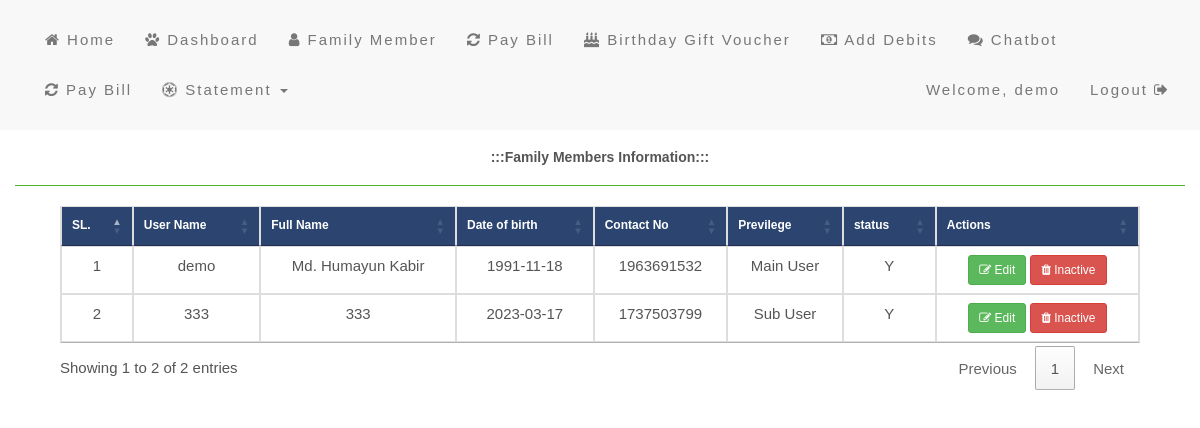
Page /user_list.php (signed in) on the committed database.
### tables this page shows
CREATE TABLE `td_user` (
  `id` int(11) NOT NULL,
  `user_name` varchar(50) NOT NULL,
  `full_name` varchar(255) NOT NULL,
  `dob` date NOT NULL,
  `mobile_no` varchar(20) NOT NULL,
  `card_stauts` varchar(2) NOT NULL,
  `password` varchar(20) NOT NULL,
  `user_type` int(11) NOT NULL,
  `status` varchar(2) NOT NULL DEFAULT 'Y',
  `member_id` int(11) NOT NULL
);

### user_list.php (the view, shortened to what this page needs)
<?php
include_once 'common/header.php';
include_once 'db/config.php';
    $sql = mysqli_query($conn, "SELECT `id`, `user_name`, `full_name`, `dob`, `mobile_no`,
 IF(`user_type`='1', 'Main  User',  'Sub User') as user_type, `status` FROM `td_user` WHERE user_type!='3';");
?>
<div class="container-fluid bg-3 text-center">
    <h5><strong> :::Family Members Information::: </strong></h5>
    <hr />
    <div class="row margin_a">
        <form method="post" action="" enctype="multipart/form-data">
            <div class="col-xs-12 col-sm-12 col-md-12 col-lg-12" id="div_1">
                <table class="table table-responsive table-bordered" id="table_list">
                    <thead>
                    <tr style="background-color: #2b4570; color: white; font-size: 12px;">
                        <th>SL.</th>
                        <th>User Name</th>
                        <th>Full Name</th>
                        <th>Date of birth</th>
                        <th>Contact No</th>
                        <th>Previlege</th>
                        <th>status</th>
                        <th>Actions</th>
                    </tr>
                    </thead>
                    <tbody>
                    <?php
                    $i = 1;
                    while ($rows = mysqli_fetch_array($sql)) {
                        ?>
                        <tr>
                            <td><?php echo $i++; ?></td>
                            <td><?php echo $rows['user_name']; ?></td>
                            <td><?php echo $rows['full_name']; ?></td>
                            <td><?php echo $rows['dob']; ?></td>
                            <td><?php echo $rows['mobile_no']; ?></td>
                            <td><?php echo $rows['user_type']; ?></td>
                            <td><?php echo $rows['status']; ?></td>
                            <td>
                                <a href="edit_user.php?id=<?php echo $rows['id']; ?>" class="btn btn-success btn-sm"><i
                                            class="fa fa-edit"></i> Edit</a>
                                <button type="submit" class="btn btn-danger btn-sm" value="<?php echo $rows['id']; ?>"
                                        name="delete" onclick="return confirm('Are you sure?')"><i
                                            class="fa fa-trash"></i> <?php if ($rows['status'] == "Y") { ?>Inactive <?php } else { ?> Active <?php } ?></button>
                            </td>
                        </tr>
                    <?php } ?>
                    </tbody>
                </table>
            </div>
        </form>
    </div>
</div>
</body>
</html>

### common/header.php (shortened to what this page needs)
<?php
$type = $_SESSION['user_type'];
?>
<!DOCTYPE html>
<html lang="en">
<head>
    <link rel="stylesheet" href="https://maxcdn.bootstrapcdn.com/bootstrap/3.4.1/css/bootstrap.min.css">
    <link rel="stylesheet" href="https://cdnjs.cloudflare.com/ajax/libs/font-awesome/4.7.0/css/font-awesome.min.css">
    <link rel="stylesheet" href="https://cdn.datatables.net/1.11.3/css/jquery.dataTables.min.css">
    <link rel="stylesheet" href="https://cdn.datatables.net/buttons/2.0.1/css/buttons.dataTables.min.css">
</head>
<body>
<nav class="navbar navbar-default">
    <div class="container-fluid">
        <div class="collapse navbar-collapse" id="myNavbar">
            <ul class="nav navbar-nav navbar-left">
                <li style="font-size: 15px;"><a href="home.php"><i class="fa fa-home"></i> Home</a></li>
            </ul>
            <?php if ($type == '1') { ?>
                <ul class="nav navbar-nav navbar-left">
                    <li style="font-size: 15px;"><a href="dashboard.php"><i class="fa fa-paw"></i> Dashboard</a></li>
                </ul>
                <ul class="nav navbar-nav navbar-left">
                    <li style="font-size: 15px;"><a href="family_member.php"><i class="fa fa-user"></i> Family
                            Member</a></li>
                </ul>
                <ul class="nav navbar-nav navbar-left">
                    <li style="font-size: 15px;"><a href="bill_pay.php"><i class="fa fa-refresh"></i> Pay Bill</a></li>
                </ul>
                <ul class="nav navbar-nav navbar-left">
                    <li style="font-size: 15px;"><a href="gift_voucher.php"><i class="fa fa-birthday-cake"></i> Birthday
                            Gift Voucher </a></li>
                </ul>
                <ul class="nav navbar-nav navbar-left">
                    <li style="font-size: 15px;"><a href="debit_list.php"><i class="fa fa-money"></i> Add Debits</a>
                    </li>
                </ul>
                <ul class="nav navbar-nav navbar-left">
                    <li style="font-size: 15px;"><a href="chatbot.php"><i class="fa fa-comments"></i> Chatbot</a>
                    </li>
                </ul>
            <?php } else if ($type == '3') { ?>
                <ul class="nav navbar-nav navbar-left">
                    <li style="font-size: 15px;"><a href="dashboard.php"><i class="fa fa-paw"></i> Dashboard</a></li>
                </ul>
                <ul class="nav navbar-nav navbar-left">
                    <li style="font-size: 15px;"><a href="user_list.php"><i class="fa fa-user"></i> User List</a></li>
                </ul>
                <ul class="nav navbar-nav navbar-left">
                    <li style="font-size: 15px;"><a href="deposit.php"><i class="fa fa-money"></i> Deposit</a></li>
                </ul>
            <?php } ?>
            <ul class="nav navbar-nav navbar-left">
                <li style="font-size: 15px;"><a href="bill_pay.php"><i class="fa fa-refresh"></i> Pay Bill</a></li>
            </ul>
            <ul class="nav navbar-nav navbar-left">
                <li style="font-size: 15px;" class="dropdown">
                    <a class="dropdown-toggle" data-toggle="dropdown" href="#"> <i class="fa fa-empire"></i> Statement
                        <span class="caret"></span></a>
                </li>
            </ul>
            <ul class="nav navbar-nav navbar-right">
                <li style="font-size: 15px;"><a href="logout.php">Logout <i class="fa fa-sign-out"></i> </a></li>
            </ul>
            <ul class="nav navbar-nav navbar-right">
                <li style="font-size: 15px;"><a href="#">Welcome, <?php echo $_SESSION['name']; ?></a></li>
            </ul>
        </div>
    </div>
</nav>

### common/header.php (style rules this page uses)
body { font: 15px Montserrat, sans-serif; line-height: 1.8; color: #f5f6f7; }
.bg-3 { background-color: #ffffff; color: #555555; }
.container-fluid { padding-top: 10px; padding-bottom: 10px; }
.navbar { padding-top: 5px; padding-bottom: 5px; border: 0; border-radius: 0; margin-bottom: 0; font-size: 15px; letter-spacing: 2px; }
.table th { font-size: 12px; }
.margin_a { margin-left: 30px; margin-right: 30px; }
hr { border-top: 1px solid #4ab131; }

### rows in the picture
td_user: user_name "demo", full_name "Md. Humayun Kabir", dob "1991-11-18", mobile_no "1963691532", user_type "Main User", status "Y", shows "Inactive"
td_user: user_name "333", full_name "333", dob "2023-03-17", mobile_no "1737503799", user_type "Sub User", status "Y", shows "Inactive"

### other values in the picture
$_SESSION['name'] "demo"
